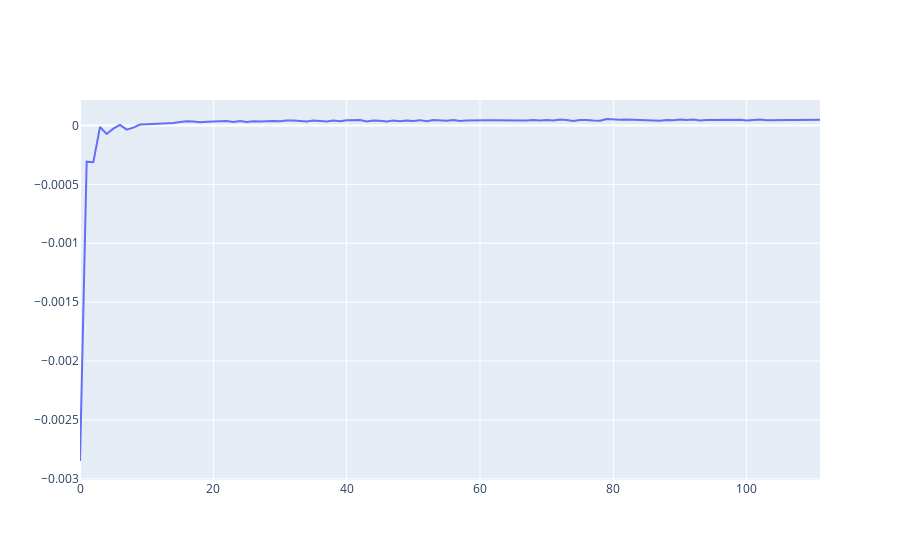

The code cell stored with this chart in its notebook:
### Code cell
import plotly.graph_objs as go
import plotly.express as px
fig = go.Figure()

for combination, losses in results.items():
    scatter = go.Scatter(
        x=list(range(len(losses['improvements_cache']))),
        y=losses['improvements_cache'],
        mode='lines',
        name=combination,
        hovertext=combination
        )
    
    fig.add_trace(scatter)

fig.show()
